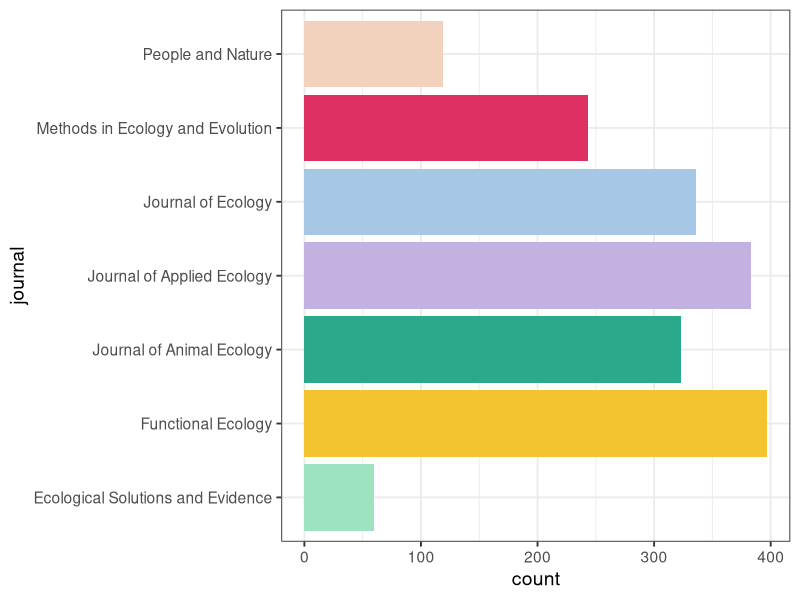
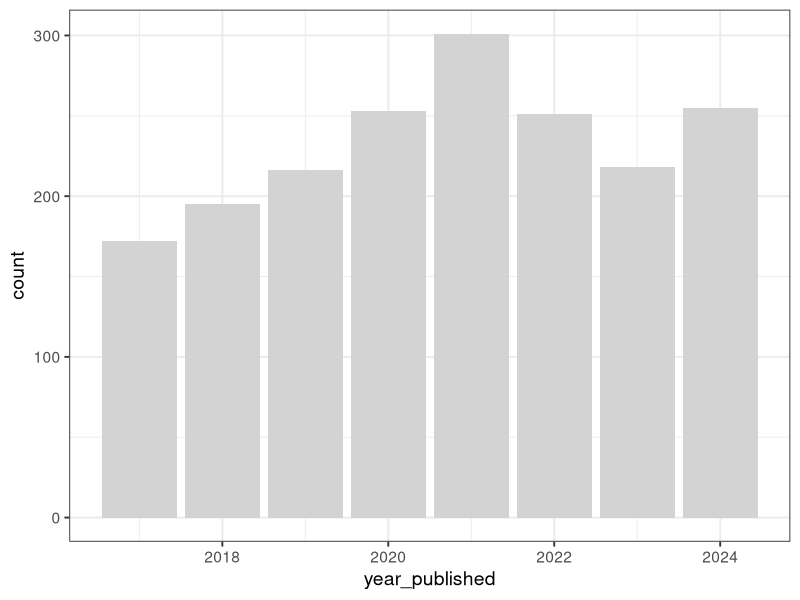
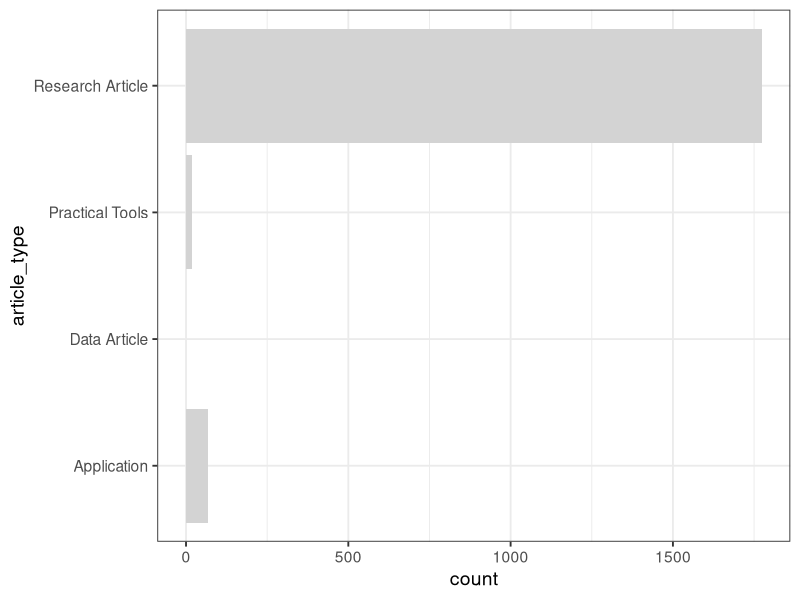
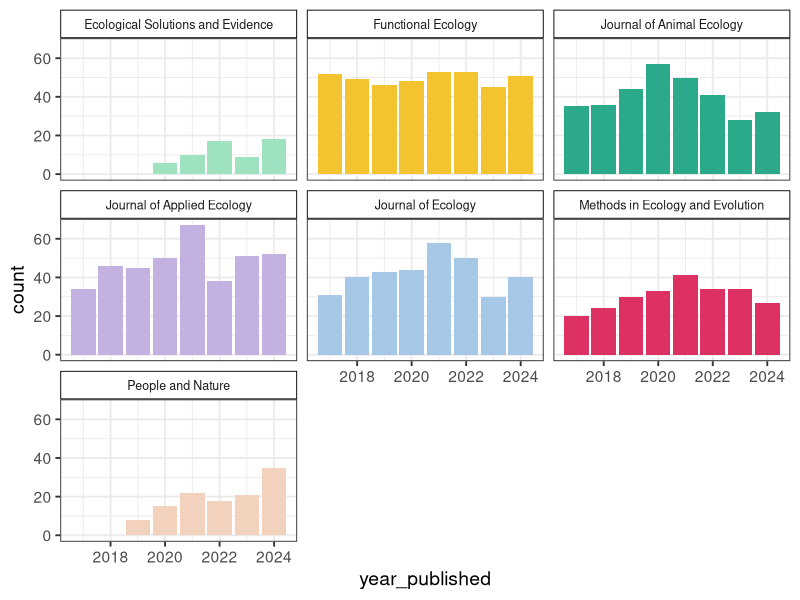
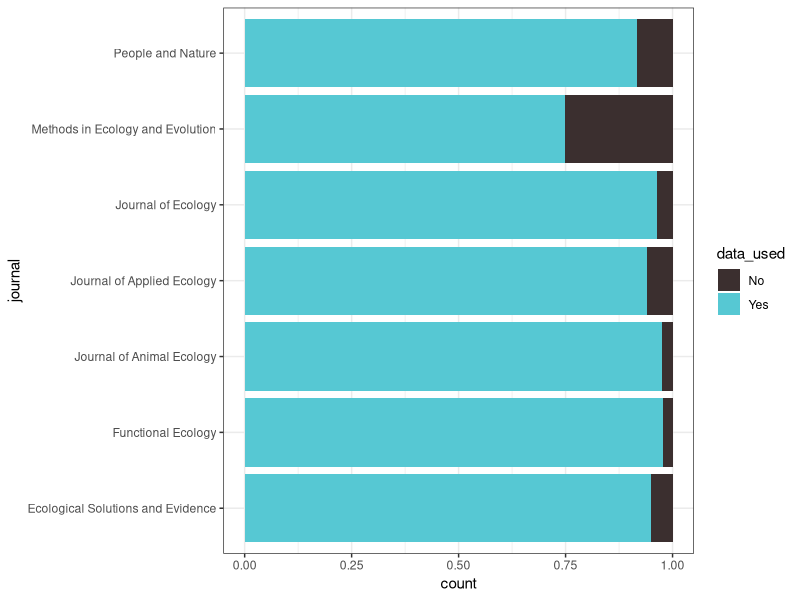
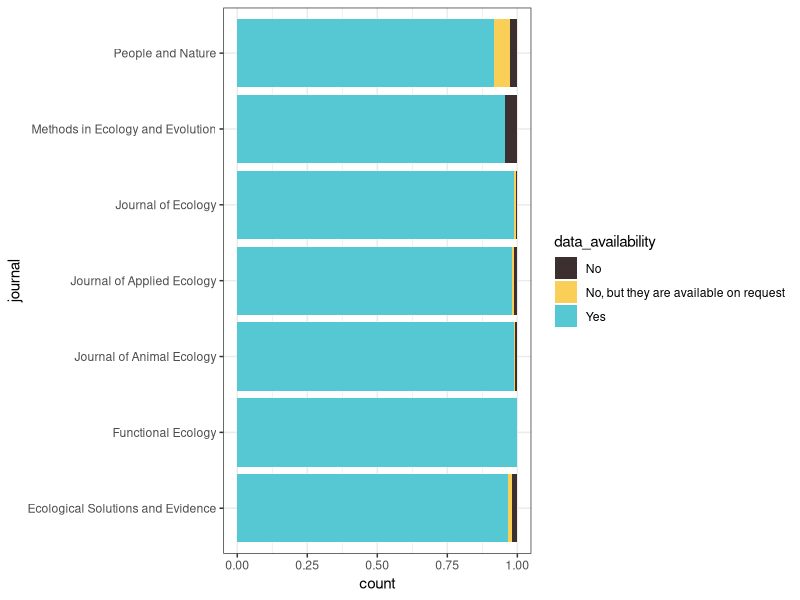
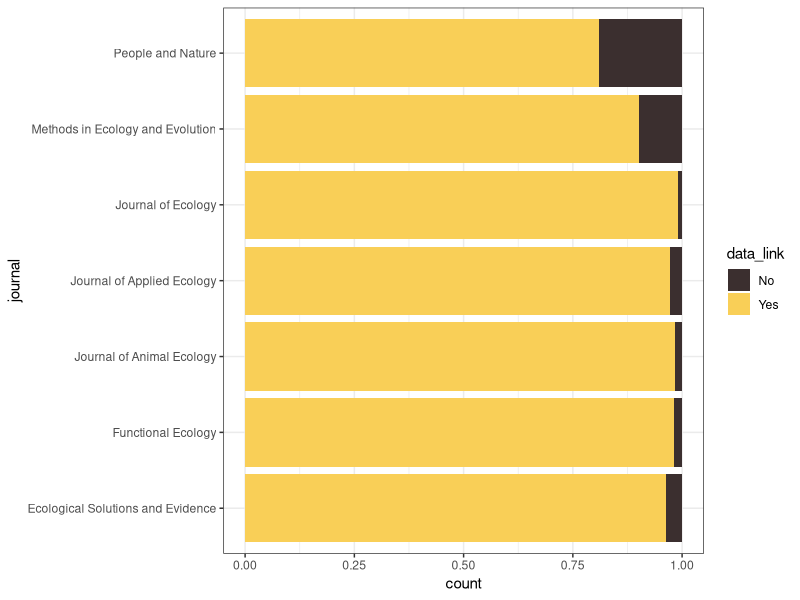
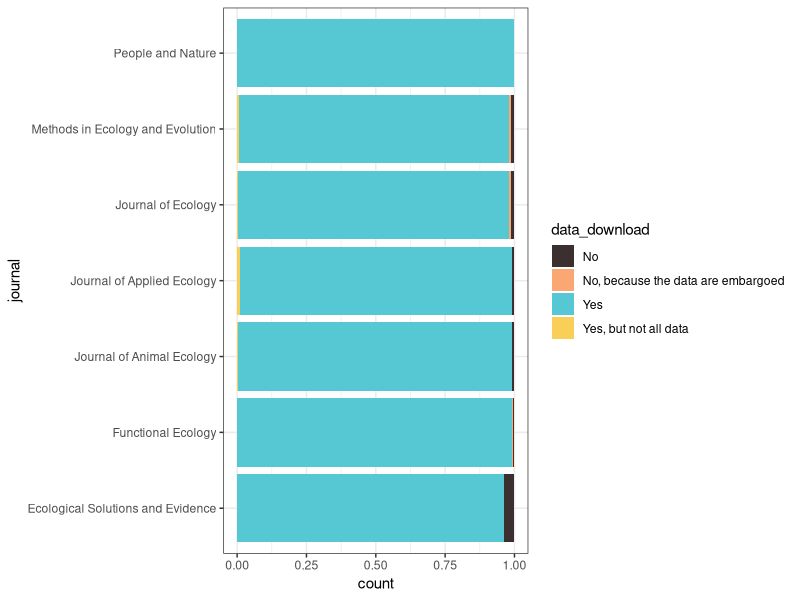

The R script that drew these images, in order: (Note: this script raises an error after producing the figures.)
## ---- chunk 1
# Load libraries
library(tidyverse)
library(knitr)

# Build colour scheme for the journals
journal_cols <- c("#9FE2BF", # ESE
                  "#F4C430", # Functional Ecology
                  "#2AAA8A", # J Applied Ecology
                  "#C3B1E1", # J Animal Ecology
                  "#A7C7E7", # J Ecology
                  "#DE3163", # MEE
                  "#F2D2BD") # People and Nature
## ---- chunk 2
papers <- read_csv("data/BES-data-code-hackathon-cleaned_2025-11-16.csv")
## ---- chunk 3
n_papers <- nrow(distinct(papers, paper_number))
n_papers
## ---- chunk 4
journal_summary <-
  papers %>%
  group_by(journal) %>%
  summarise(count = n())

# Look at results
kable(journal_summary)
## ---- chunk 5
# Quick plot
ggplot(journal_summary, aes(x = journal, y = count, fill = journal)) +
  geom_col() +
  theme_bw(base_size = 14) +
  scale_fill_manual(values = journal_cols) +
  coord_flip() +
  theme(legend.position = "none")
## ---- chunk 6
year_summary <-
  papers %>%
  group_by(year_published) %>%
  summarise(count = n())

# Look at results
kable(year_summary)
## ---- chunk 7
# Quick plot
ggplot(year_summary, aes(x = year_published, y = count)) +
  geom_col(fill = "lightgrey") +
  theme_bw(base_size = 14)
## ---- chunk 8
article_summary <-
  papers %>%
  group_by(article_type) %>%
  summarise(count = n())

# Look at results
kable(article_summary)
## ---- chunk 9
# Quick plot
ggplot(article_summary, aes(x = article_type, y = count)) +
  geom_col(fill = "lightgrey") +
  theme_bw(base_size = 14) +
  coord_flip()
## ---- chunk 10
paper_summary <-
  papers %>%
  group_by(journal, article_type, year_published) %>%
  summarise(count = n())

# Look at results
kable(paper_summary)
## ---- chunk 11
# Quick plot
ggplot(paper_summary, aes(x = year_published, y = count, fill = journal)) +
  geom_col() +
  theme_bw(base_size = 14) +
  scale_fill_manual(values = journal_cols) +
  theme(legend.position = "none") +
  facet_wrap(~ journal) +
  theme(strip.background = element_rect(colour = "black", fill = "white"), 
        strip.text.x = element_text(size = 9))
## ---- chunk 12
data_by_journal <- 
  papers %>% 
  group_by(journal, data_used)

ggplot(data_by_journal, 
       aes(x = journal, fill = data_used)) + 
  geom_bar(position = "fill") + 
  coord_flip() + 
  scale_fill_manual(values = c("#3b2f2f", "#56c8d3")) +
  theme_bw()
## ---- chunk 13
has_data_by_journal <- 
  papers %>% 
  filter(data_used == "Yes") %>% 
  select(journal, data_availability)

ggplot(has_data_by_journal, 
       aes(x = journal, fill = data_availability)) + 
  geom_bar(position = "fill") + 
  scale_fill_manual(values = c("#3b2f2f", "#f9cf57", "#56c8d3")) +
  coord_flip() + 
  theme_bw()
## ---- chunk 14
has_data_by_journal <- 
  papers %>% 
  filter(data_used == "Yes") %>% 
  select(journal, data_link) %>% 
  na.omit()

ggplot(has_data_by_journal, 
       aes(x = journal, fill = data_link)) + 
  geom_bar(position = "fill") + 
  scale_fill_manual(values = c("#3b2f2f", "#f9cf57", "#56c8d3")) +
  coord_flip() + 
  theme_bw()
## ---- chunk 15
has_data_by_journal <- 
  papers %>% 
  filter(data_used == "Yes") %>% 
  select(journal, data_download) %>% 
  na.omit()

ggplot(has_data_by_journal, 
       aes(x = journal, fill = data_download)) + 
  geom_bar(position = "fill") + 
  scale_fill_manual(values = c("#3b2f2f", "#faa773", "#56c8d3", "#f9cf57")) +
  coord_flip() + 
  theme_bw()
## ---- chunk 16
has_data_by_journal <- 
  papers %>% 
  filter(data_used == "Yes") %>% 
  select(journal, data_open) %>% 
  na.omit()

ggplot(has_data_by_journal, 
       aes(x = journal, fill = data_open)) + 
  geom_bar(position = "fill") + 
  scale_fill_manual(values = c("#faa773", "#3b2f2f",  "#56c8d3", "#f9cf57")) +
  coord_flip() + 
  theme_bw()
## ---- chunk 17
has_data_by_journal <- dat %>% 
  filter(data_used == "Yes") %>% 
  select(journal, data_format) %>% 
  
  
  
  df %>% 
  pivot_longer(cols = names(df)[1:3],
                    values_to = "newvar") %>% 
  select(newvar, ID)
  
  
  
  
  
  
  na.omit() %>% 
  mutate(data_format = case_when(
    data_format %in% c(".csv/tsv",
                       ".doc(x)",
                       ".nex",
                       ".odt",
                       ".ods",
                       ".pdf",
                       ".sql(ite)",
                       ".txt",
                       ".xls(x)") ~ data_format, 
    TRUE ~ "Other/Multiple"),
    data_format = factor(data_format, levels = c(".csv/tsv",
                       ".doc(x)",
                       ".nex",
                       ".odt",
                       ".ods",
                       ".pdf",
                       ".sql(ite)",
                       ".txt",
                       ".xls(x)", 
                       "Other/Multiple")))

ggplot(has_data_by_journal, 
       aes(x = journal,
           fill = data_format)) + 
  geom_bar(position = "fill") + 
  coord_flip() + 
  theme_bw()
## ---- chunk 18
has_data_by_journal <- dat %>% 
  filter(`7. Does the paper have data?` == "Yes") %>% 
  rename(journal = `4. Journal  (on spreadsheet)`,
         repo = `3. Where are the data archived?`) %>% 
  select(journal, repo) %>% 
  na.omit() %>% 
  mutate(repo = case_when(
    repo %in% c("DataVerse",
                "Dryad",
                "Figshare",
                "GBIF",
                "GitHub, GitLab, Codeberg or similar platform",
                "Institutional repository",
                "NCBI GenBank",
                "OSF",
                "Personal website",
                "Supplementary materials",
                "Zenodo") ~ repo, 
    TRUE ~ "Other/Multiple"
  ),
  repo = factor(repo, levels = c("DataVerse",
                "Dryad",
                "Figshare",
                "GBIF",
                "GitHub, GitLab, Codeberg or similar platform",
                "Institutional repository",
                "NCBI GenBank",
                "OSF",
                "Personal website",
                "Supplementary materials",
                "Zenodo",
                "Other/Multiple"))) 

ggplot(has_data_by_journal, 
       aes(x = journal,
           fill = repo)) + 
  geom_bar(position = "fill") + 
  coord_flip() + 
  theme_bw()
## ---- chunk 19
has_data_by_journal <- dat %>% 
  filter(`7. Does the paper have data?` == "Yes") %>% 
  rename(journal = `4. Journal  (on spreadsheet)`,
         licence = `11. Does the data have a license?`) %>% 
  select(journal, licence) %>% 
  na.omit() %>% 
  mutate(licence = case_when(
    licence %in% c("Yes", "No", "Unsure") ~ licence, 
    TRUE ~ "Other"),
    licence = factor(licence, 
                     levels = c("Other", "Unsure", "No", "Yes")))

ggplot(has_data_by_journal, 
       aes(x = journal,
           fill = licence)) + 
  geom_bar(position = "fill") + 
  coord_flip() + 
  theme_bw()
## ---- chunk 20
dat %>% 
  rename(licence = "12. If yes, what license?") %>%
  filter(!is.na(licence)) %>% 
  group_by(licence) %>% 
  summarise(count = n()) %>% 
  arrange(-count) %>% 
  slice(1:10) %>% 
  kable()
## ---- chunk 21
has_data_by_journal <- dat %>% 
  filter(`7. Does the paper have data?` == "Yes") %>% 
  rename(journal = `4. Journal  (on spreadsheet)`,
         doi = `4. Does the dataset have a DOI?`) %>% 
  select(journal, doi) %>% 
  na.omit() %>% 
  mutate(doi = case_when(
    doi %in% c("Yes", 
                   "No", 
                   "Unsure", 
                   "Yes but DOI not found/incorrect") ~ doi, 
    TRUE ~ "Other"),
    doi = factor(doi, levels = c("Other", "Unsure", "No", "Yes but DOI not found/incorrect", "Yes")))

ggplot(has_data_by_journal, 
       aes(x = journal,
           fill = doi)) + 
  geom_bar(position = "fill") + 
  coord_flip() + 
  theme_bw()
## ---- chunk 22
has_data_by_journal <- dat %>% 
  filter(`7. Does the paper have data?` == "Yes") %>% 
  rename(journal = `4. Journal  (on spreadsheet)`,
         cited = `15. Has the data been cited by someone other than the original authors? You can find this by clicking on the citations and looking at the papers that cite the data.`) %>% 
  select(journal, cited) %>% 
  na.omit() %>% 
  mutate(cited = case_when(
    cited %in% c("Yes","No", "Unsure") ~ cited, 
    TRUE ~ "Other"),
    cited = factor(cited, levels = c("Other", "Unsure", "No", "Yes")))

ggplot(has_data_by_journal, 
       aes(x = journal,
           fill = cited)) + 
  geom_bar(position = "fill") + 
  coord_flip() + 
  theme_bw()
## ---- chunk 23
dat %>% 
  filter(`7. Does the paper have data?` == "Yes") %>% 
  rename(doi = `2. DOI of paper (please copy paste to avoid errors)`, journal = `4. Journal  (on spreadsheet)`,
         cited = `16. If yes, how many times? (excluding the original paper it was archived for) Enter number or Unclear`) %>% 
  select(journal, doi, cited) %>%
  filter(!cited %in% c(
    "NULL", "Unsure", "Unclear", "N/A", "0")
    ) %>% 
  mutate(cited = as.numeric(cited)) %>% 
  na.omit() %>%
  arrange(-cited) %>% 
  kable()
## ---- chunk 24
has_data_by_journal <- dat %>% 
  filter(`7. Does the paper have data?` == "Yes") %>% 
  rename(journal = `4. Journal  (on spreadsheet)`,
         readme = `8. Does the data have a README/metadata?`) %>% 
  select(journal, readme) %>%
  na.omit() %>% 
  mutate(readme = case_when(
    readme %in% c("Yes", "No", "Unsure") ~ readme, 
    TRUE ~ "Other"),
    readme = factor(readme, levels = c("Other", "Unsure", "No", "Yes")))

ggplot(has_data_by_journal, 
       aes(x = journal,
           fill = readme)) + 
  geom_bar(position = "fill") + 
  coord_flip() + 
  theme_bw()
## ---- chunk 25
has_data_by_journal <- dat %>% 
  filter(`7. Does the paper have data?` == "Yes") %>% 
  rename(journal = `4. Journal  (on spreadsheet)`,
         readme = `9. How useful is the README/metadata? Read the notes in the protocol to help with decisions here. SKIP THIS Q IF NO README EXISTS.`) %>% 
  select(journal, readme) %>% 
  mutate(readme_useful = as.factor(readme)) %>% 
  na.omit()

ggplot(has_data_by_journal, 
       aes(x = journal,
           fill = readme_useful)) + 
  geom_bar(position = "fill") + 
  coord_flip() + 
  theme_bw()

has_data_by_journal %>% 
  group_by(journal) %>% 
  summarise(`Average README usefulness` = mean(readme, na.rm = TRUE)) %>% 
  arrange(-`Average README usefulness`) %>% 
  kable()

## ---- chunk 26
has_data_by_journal <- dat %>% 
  filter(`7. Does the paper have data?` == "Yes") %>% 
  rename(journal = `4. Journal  (on spreadsheet)`,
         data_complete = `10. How complete is the archived data?`) %>% 
  select(journal, data_complete) %>% 
  na.omit() %>% 
  mutate(data_complete = case_when(
    data_complete == "The main analyses of the paper cannot be repeated with the data that has been archived." ~ "No",
    data_complete == "Some analyses can be repeated but not all (~50% of analyses can be repeated)." ~ "50%",
    data_complete == "Most data are provided with only small omissions, for example exploratory analyses (~75% of analyses can be repeated)." ~ "75%",
    data_complete == "All the data necessary to reproduce all analyses and results are archived." ~ "100%",
    data_complete == "Unsure" ~ "Unsure",
    TRUE ~ "Other")) 

ggplot(has_data_by_journal, 
       aes(x = journal,
           fill = data_complete)) + 
  geom_bar(position = "fill") + 
  coord_flip() + 
  theme_bw()
## ---- chunk 27
val_dat <- filter(dat, `1. Paper number` == "2272")

